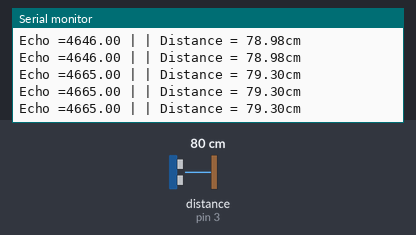
Bench run of a sketch on a simulated Arduino Uno, built with avr-gcc and run on an emulated ATmega328P. Shown: the last lines printed to the serial monitor. Wiring (inferred from the names in the program): ultrasonic range finder: trigger pin 2; echo pin 3. The test bench sets the inputs (shaded band); at power-on: distance to the obstacle (sensor on pin 3) 80 cm. The echo pulse lasts 58.3 µs per cm; storage starts empty.

Above: at 1.2 s.
1.3 s: distance to the obstacle (sensor on pin 3) set to 2 cm
At 1.34 s:
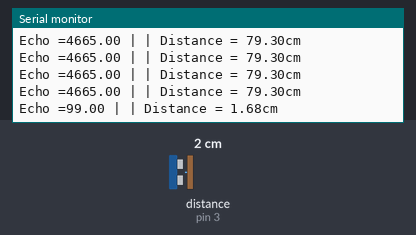
4.3 s: distance to the obstacle (sensor on pin 3) set to 9 cm
At 4.3 s:
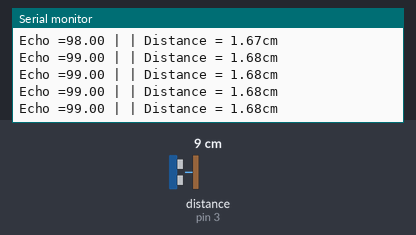
7.3 s: distance to the obstacle (sensor on pin 3) set to 4 cm
At 7.3 s:
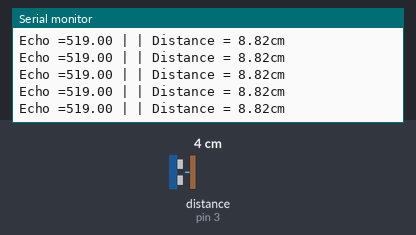
10.3 s: distance to the obstacle (sensor on pin 3) set to 35 cm
At 10.36 s:
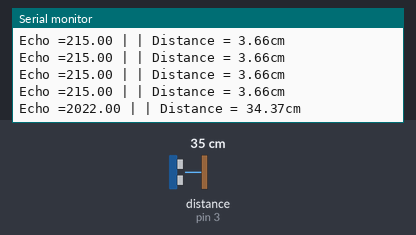
13.3 s: distance to the obstacle (sensor on pin 3) set to 18 cm
At 13.3 s:
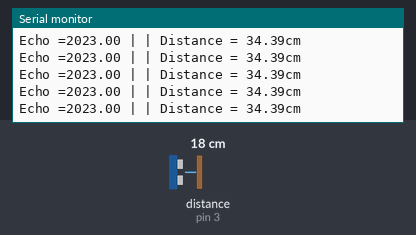
16.3 s: distance to the obstacle (sensor on pin 3) set to 60 cm
At 16.35 s:
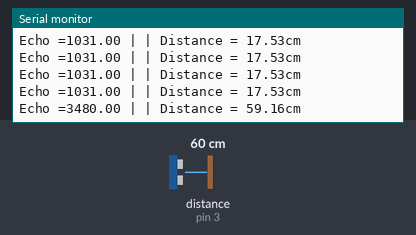
Timing chart, 0 to 19.3 s (numbered marks = the images above; inputs shaded):
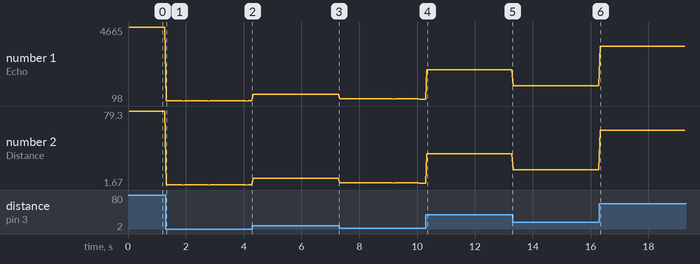

Measured:
- after the input at 1.3 s, the serial monitor: prints a new line at once (image 1)
- after the input at 10.3 s, the serial monitor: prints a new line at once (image 4)
- after the input at 16.3 s, the serial monitor: prints a new line at once (image 6)
- plotted number 1: 4665 → 99 after the input at 1.3 s, 99 → 519 after the input at 4.3 s, 519 → 215 after the input at 7.3 s, 215 → 2023 after the input at 10.3 s, 2023 → 1031 after the input at 13.3 s
- plotted number 2: 79.3 → 1.68 after the input at 1.3 s, 1.68 → 8.82 after the input at 4.3 s, 8.82 → 3.66 after the input at 7.3 s, 3.66 → 34.39 after the input at 10.3 s, 34.39 → 17.53 after the input at 13.3 s

The sketch:

Ultrasonic_distance.ino
```cpp
//Load SPI and SD library
#include <SPI.h>
#include <SD.h>

//Declare File object
File myFile;

#define Trig 2
#define Echo 3

float cm;
float temp;
unsigned long cur_time;

void setup()
{
    Serial.begin(9600);
    pinMode(Trig, OUTPUT);
    pinMode(Echo, INPUT);

    while (!Serial)
    {
    ; // wait for serial port to connect. Needed for native USB port only
    }

    Serial.print("Initializing SD card...");

    if (!SD.begin(4)) {
      Serial.println("initialization failed!");
      return;
    }
    Serial.println("initialization done.");

    SD.remove("LSLAB.txt");
}

void loop() {
  digitalWrite(Trig, LOW);
  delayMicroseconds(2);
  digitalWrite(Trig,HIGH);
  delayMicroseconds(10);
  digitalWrite(Trig, LOW);

  temp = float(pulseIn(Echo, HIGH));

  cm = (temp * 17 )/1000; //Convert to cm

  myFile = SD.open("EXP.txt", FILE_WRITE);

  Serial.print("Echo =");
  Serial.print(temp);
  Serial.print(" | | Distance = ");
  Serial.print(cm);
  cur_time = micros();
  myFile.print(cur_time);
  myFile.print(", ");
  myFile.println(cm);
  Serial.println("cm");
  delay(30);
  myFile.close();

}
```
